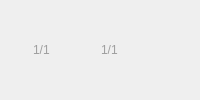
      <widget class="QWidget" name="m_ControlContainer" native="true">
       <property name="sizePolicy">
        <sizepolicy hsizetype="Minimum" vsizetype="Preferred">
         <horstretch>0</horstretch>
         <verstretch>0</verstretch>
        </sizepolicy>
       </property>
       <layout class="QHBoxLayout" name="horizontalLayout_13">
        <property name="spacing">
         <number>6</number>
        </property>
        <property name="leftMargin">
         <number>0</number>
        </property>
        <property name="topMargin">
         <number>4</number>
        </property>
        <property name="rightMargin">
         <number>0</number>
        </property>
        <property name="bottomMargin">
         <number>4</number>
        </property>
        <item>
         <widget class="CSkinProgressWidget" name="m_CropInfo" native="true">
          <property name="sizePolicy">
           <sizepolicy hsizetype="Minimum" vsizetype="Preferred">
            <horstretch>0</horstretch>
            <verstretch>0</verstretch>
           </sizepolicy>
          </property>
          <property name="borderInfo" stdset="0">
           <string notr="true">borderwidth=&quot;1&quot; roundcorner=&quot;2&quot; bordercolor=&quot;0xD0677Eff&quot; </string>
          </property>
          <property name="borderInfoUnderMouse" stdset="0">
           <string notr="true">borderwidth=&quot;2&quot; roundcorner=&quot;2&quot; bordercolor=&quot;0xFFA00000&quot; </string>
          </property>
          <property name="hideLimitW" stdset="0">
           <number>9</number>
          </property>
          <layout class="QHBoxLayout" name="horizontalLayout_10">
           <property name="spacing">
            <number>2</number>
           </property>
           <property name="leftMargin">
            <number>6</number>
           </property>
           <property name="topMargin">
            <number>2</number>
           </property>
           <property name="rightMargin">
            <number>6</number>
           </property>
           <property name="bottomMargin">
            <number>2</number>
           </property>
           <item>
            <widget class="COsdImage" name="m_CropInfoImg" native="true">
             <property name="sizePolicy">
              <sizepolicy hsizetype="Preferred" vsizetype="Preferred">
               <horstretch>0</horstretch>
               <verstretch>0</verstretch>
              </sizepolicy>
             </property>
             <property name="imageParams" stdset="0">
              <string notr="true">src=&quot;img/osd/infopanel/crop.png&quot;</string>
             </property>
            </widget>
           </item>
           <item>
            <widget class="CSkinOneLineText" name="m_CropInfoText">
             <property name="sizePolicy">
              <sizepolicy hsizetype="Preferred" vsizetype="Preferred">
               <horstretch>0</horstretch>
               <verstretch>0</verstretch>
              </sizepolicy>
             </property>
             <property name="palette">
              <palette>
               <active>
                <colorrole role="WindowText">
                 <brush brushstyle="SolidPattern">
                  <color alpha="255">
                   <red>158</red>
                   <green>158</green>
                   <blue>158</blue>
                  </color>
                 </brush>
                </colorrole>
               </active>
               <inactive>
                <colorrole role="WindowText">
                 <brush brushstyle="SolidPattern">
                  <color alpha="255">
                   <red>158</red>
                   <green>158</green>
                   <blue>158</blue>
                  </color>
                 </brush>
                </colorrole>
               </inactive>
               <disabled>
                <colorrole role="WindowText">
                 <brush brushstyle="SolidPattern">
                  <color alpha="255">
                   <red>120</red>
                   <green>120</green>
                   <blue>120</blue>
                  </color>
                 </brush>
                </colorrole>
               </disabled>
              </palette>
             </property>
             <property name="text">
              <string notr="true">1/1</string>
             </property>
            </widget>
           </item>
          </layout>
         </widget>
        </item>
        <item>
         <widget class="CSkinProgressWidget" name="m_RatioInfo" native="true">
          <property name="sizePolicy">
           <sizepolicy hsizetype="Minimum" vsizetype="Preferred">
            <horstretch>0</horstretch>
            <verstretch>0</verstretch>
           </sizepolicy>
          </property>
          <property name="borderInfo" stdset="0">
           <string notr="true">borderwidth=&quot;1&quot; roundcorner=&quot;2&quot; bordercolor=&quot;0xD0677Eff&quot; </string>
          </property>
          <property name="borderInfoUnderMouse" stdset="0">
           <string notr="true">borderwidth=&quot;2&quot; roundcorner=&quot;2&quot; bordercolor=&quot;0xFFA00000&quot; </string>
          </property>
          <property name="hideLimitW" stdset="0">
           <number>9</number>
          </property>
          <layout class="QHBoxLayout" name="horizontalLayout_11">
           <property name="spacing">
            <number>2</number>
           </property>
           <property name="leftMargin">
            <number>6</number>
           </property>
           <property name="topMargin">
            <number>2</number>
           </property>
           <property name="rightMargin">
            <number>6</number>
           </property>
           <property name="bottomMargin">
            <number>2</number>
           </property>
           <item>
            <widget class="COsdImage" name="m_RatioInfoImg" native="true">
             <property name="sizePolicy">
              <sizepolicy hsizetype="Preferred" vsizetype="Preferred">
               <horstretch>0</horstretch>
               <verstretch>0</verstretch>
              </sizepolicy>
             </property>
             <property name="imageParams" stdset="0">
              <string notr="true">src=&quot;img/osd/infopanel/ratio.png&quot;</string>
             </property>
            </widget>
           </item>
           <item>
            <widget class="CSkinOneLineText" name="m_RatioInfoText">
             <property name="sizePolicy">
              <sizepolicy hsizetype="Preferred" vsizetype="Preferred">
               <horstretch>0</horstretch>
               <verstretch>0</verstretch>
              </sizepolicy>
             </property>
             <property name="palette">
              <palette>
               <active>
                <colorrole role="WindowText">
                 <brush brushstyle="SolidPattern">
                  <color alpha="255">
                   <red>158</red>
                   <green>158</green>
                   <blue>158</blue>
                  </color>
                 </brush>
                </colorrole>
               </active>
               <inactive>
                <colorrole role="WindowText">
                 <brush brushstyle="SolidPattern">
                  <color alpha="255">
                   <red>158</red>
                   <green>158</green>
                   <blue>158</blue>
                  </color>
                 </brush>
                </colorrole>
               </inactive>
               <disabled>
                <colorrole role="WindowText">
                 <brush brushstyle="SolidPattern">
                  <color alpha="255">
                   <red>120</red>
                   <green>120</green>
                   <blue>120</blue>
                  </color>
                 </brush>
                </colorrole>
               </disabled>
              </palette>
             </property>
             <property name="text">
              <string notr="true">1/1</string>
             </property>
            </widget>
           </item>
          </layout>
         </widget>
        </item>
        <item>
         <widget class="CSkinProgressWidget" name="m_UserOsdOptions" native="true">
          <property name="sizePolicy">
           <sizepolicy hsizetype="Minimum" vsizetype="Preferred">
            <horstretch>0</horstretch>
            <verstretch>0</verstretch>
           </sizepolicy>
          </property>
          <property name="borderInfo" stdset="0">
           <string notr="true">borderwidth=&quot;1&quot; roundcorner=&quot;2&quot; bordercolor=&quot;0xD0677Eff&quot; </string>
          </property>
          <property name="borderInfoUnderMouse" stdset="0">
           <string notr="true">borderwidth=&quot;2&quot; roundcorner=&quot;2&quot; bordercolor=&quot;0xFFA00000&quot; </string>
          </property>
          <property name="scriptList" stdset="0">
           <stringlist notr="true">
            <string>action=&quot;OnClick&quot; scr=&quot;m_simpleTV.Control.ExecuteAction(96)&quot;</string>
           </stringlist>
          </property>
          <property name="hideLimitW" stdset="0">
           <number>5</number>
          </property>
          <layout class="QHBoxLayout" name="horizontalLayout_12">
           <property name="spacing">
            <number>2</number>
           </property>
           <property name="leftMargin">
            <number>6</number>
           </property>
           <property name="topMargin">
            <number>2</number>
           </property>
           <property name="rightMargin">
            <number>6</number>
           </property>
           <property name="bottomMargin">
            <number>2</number>
           </property>
           <item>
            <widget class="COsdImage" name="m_UserOsdOptionsImg" native="true">
             <property name="sizePolicy">
              <sizepolicy hsizetype="Preferred" vsizetype="Preferred">
               <horstretch>0</horstretch>
               <verstretch>0</verstretch>
              </sizepolicy>
             </property>
             <property name="imageParams" stdset="0">
              <string notr="true">src=&quot;img/osd/infopanel/options.png&quot;</string>
             </property>
             <property name="vSizeFactor" stdset="0">
              <number>1</number>
             </property>
            </widget>
           </item>
          </layout>
         </widget>
        </item>
       </layout>
      </widget>
